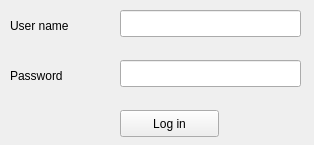
<?xml version="1.0" encoding="UTF-8"?>
<ui version="4.0">
 <class>log_in_dialog</class>
 <widget class="QDialog" name="log_in_dialog">
  <property name="geometry">
   <rect>
    <x>0</x>
    <y>0</y>
    <width>314</width>
    <height>145</height>
   </rect>
  </property>
  <property name="windowTitle">
   <string>Login</string>
  </property>
  <widget class="QLabel" name="user_name_label">
   <property name="geometry">
    <rect>
     <x>10</x>
     <y>10</y>
     <width>101</width>
     <height>31</height>
    </rect>
   </property>
   <property name="text">
    <string>User name</string>
   </property>
  </widget>
  <widget class="QLineEdit" name="user_name_input">
   <property name="geometry">
    <rect>
     <x>120</x>
     <y>10</y>
     <width>181</width>
     <height>27</height>
    </rect>
   </property>
  </widget>
  <widget class="QLabel" name="user_password_label">
   <property name="geometry">
    <rect>
     <x>10</x>
     <y>60</y>
     <width>101</width>
     <height>31</height>
    </rect>
   </property>
   <property name="text">
    <string>Password</string>
   </property>
  </widget>
  <widget class="QLineEdit" name="user_password_input">
   <property name="geometry">
    <rect>
     <x>120</x>
     <y>60</y>
     <width>181</width>
     <height>27</height>
    </rect>
   </property>
   <property name="inputMethodHints">
    <set>Qt::ImhHiddenText|Qt::ImhNoAutoUppercase|Qt::ImhNoPredictiveText</set>
   </property>
   <property name="echoMode">
    <enum>QLineEdit::Password</enum>
   </property>
  </widget>
  <widget class="QPushButton" name="log_in_button">
   <property name="geometry">
    <rect>
     <x>120</x>
     <y>110</y>
     <width>99</width>
     <height>27</height>
    </rect>
   </property>
   <property name="text">
    <string>Log in</string>
   </property>
   <property name="checkable">
    <bool>false</bool>
   </property>
   <property name="autoDefault">
    <bool>false</bool>
   </property>
   <property name="default">
    <bool>false</bool>
   </property>
  </widget>
 </widget>
 <resources/>
 <connections/>
</ui>
